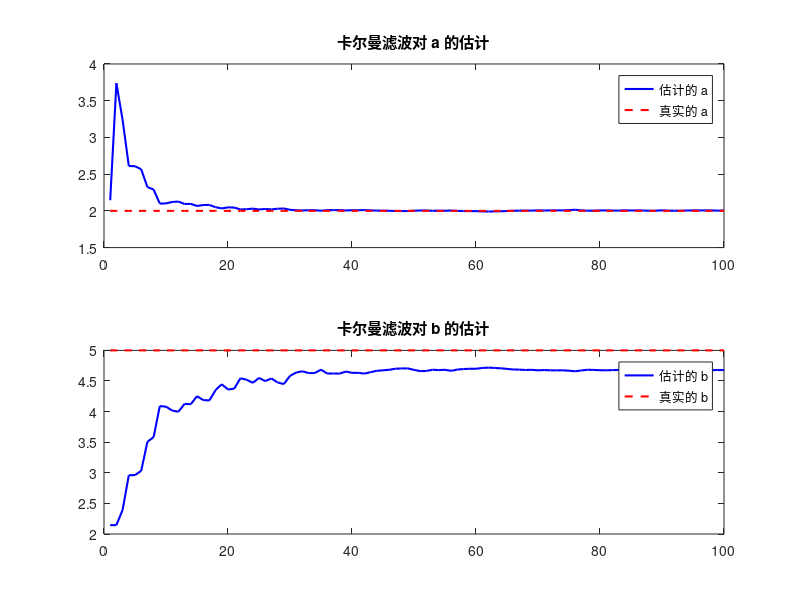

This figure's MATLAB source:
% 生成模拟数据
N = 100; % 数据点数
x = (1:N)'; % 自变量 x
a_true = 2; % 真实的斜率 a
b_true = 5; % 真实的截距 b
y = a_true * x + b_true + randn(N, 1); % 加入噪声后的 y

% 卡尔曼滤波参数
A = eye(2);      % 状态转移矩阵，假设 a 和 b 不随时间变化
Q = 1e-5 * eye(2); % 过程噪声协方差矩阵，假设小噪声
R = 1;           % 观测噪声方差

% 初始化状态
theta_est = [0; 0]; % 初始估计的 a 和 b
P = eye(2);        % 初始协方差矩阵

% 存储估计的 a 和 b
theta_estimates = zeros(N, 2);

% 卡尔曼滤波过程
for k = 1:N
    % 当前观测矩阵 H_k
    H_k = [x(k), 1]; 
    
    % 预测步骤
    theta_pred = A * theta_est;
    P_pred = A * P * A' + Q;
    
    % 计算卡尔曼增益
    K = P_pred * H_k' / (H_k * P_pred * H_k' + R);
    
    % 更新状态估计
    theta_est = theta_pred + K * (y(k) - H_k * theta_pred);
    
    % 更新协方差矩阵
    P = (eye(2) - K * H_k) * P_pred;
    
    % 存储当前估计的 a 和 b
    theta_estimates(k, :) = theta_est';
end

% 绘制估计的 a 和 b
figure;
subplot(2,1,1);
plot(1:N, theta_estimates(:, 1), 'b-', 'LineWidth', 1.5);
hold on;
plot(1:N, a_true * ones(N, 1), 'r--', 'LineWidth', 1.5);
legend('估计的 a', '真实的 a');
title('卡尔曼滤波对 a 的估计');

subplot(2,1,2);
plot(1:N, theta_estimates(:, 2), 'b-', 'LineWidth', 1.5);
hold on;
plot(1:N, b_true * ones(N, 1), 'r--', 'LineWidth', 1.5);
legend('估计的 b', '真实的 b');
title('卡尔曼滤波对 b 的估计');
